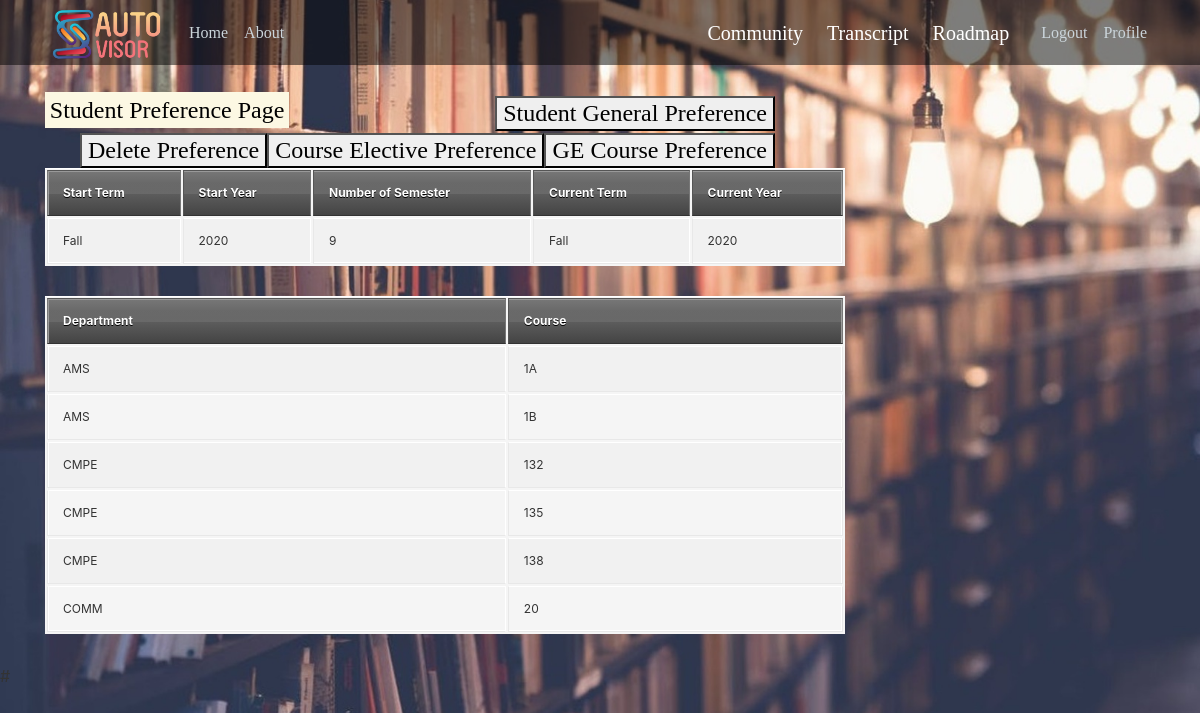
/Preference/ (signed in), run on an earlier commit of the app's database.
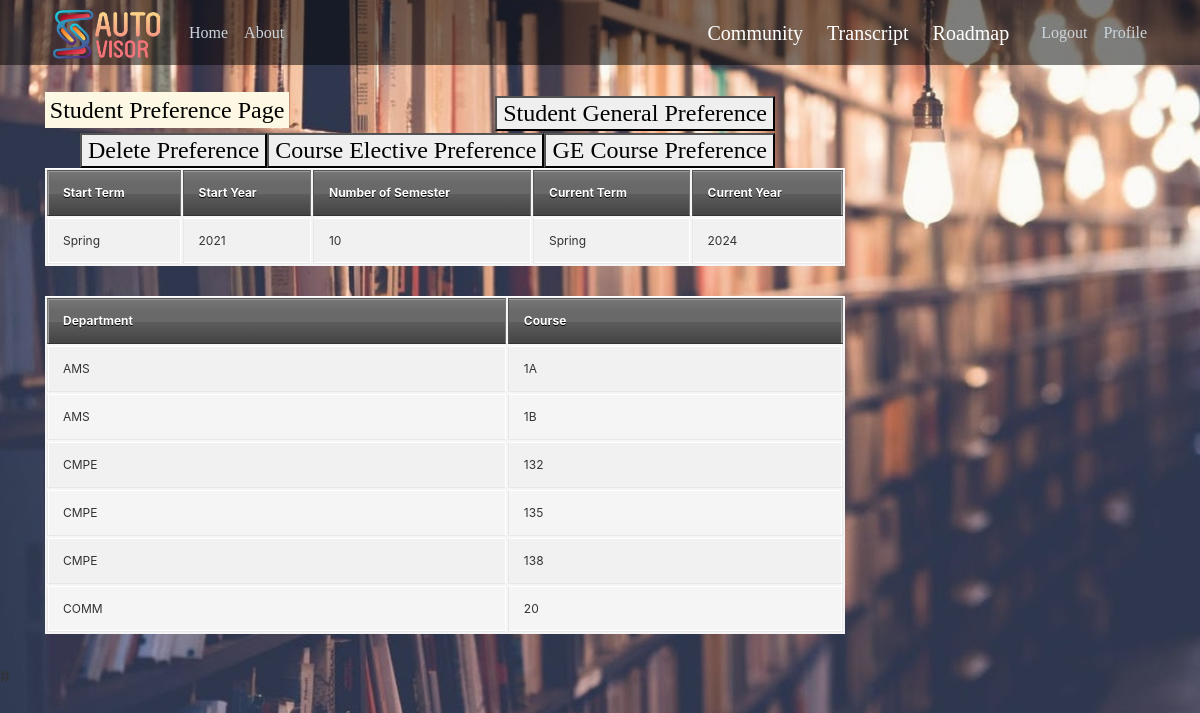
And on a later commit of the database.
### schedule/models.py (models this page shows, shortened)
class Student(models.Model):
	id = models.AutoField(auto_created=True, primary_key=True)
	studentID = models.CharField(max_length=9,unique=True)
	user = models.OneToOneField(User, default=None, null=True, on_delete=models.CASCADE)
	startTerm = models.CharField(max_length=6,choices=TERMS,default='Fall')
	startYear = models.IntegerField(default=date.today().year)
	numSemesters = models.IntegerField(default=8)
	currentTerm = models.CharField(max_length=6, choices=TERMS, default='Fall')
	currentYear = models.IntegerField(default=date.today().year)
	catalogue = models.ForeignKey('Catalogue',on_delete=models.RESTRICT)
	prefCourseList = models.ManyToManyField('Course', symmetrical=False, blank=True, through='PreferredCourse')
	separateSV = models.BooleanField(default=False)
	roadmap = models.OneToOneField('Roadmap',on_delete=models.SET_NULL,default=None,blank=True,null=True)
	transcript = models.OneToOneField('Transcript',on_delete=models.SET_NULL,default=None,blank=True,null=True)
	friends = models.ManyToManyField('self',symmetrical=True,related_name='AcceptedFriends',blank=True)
	friendRequests = models.ManyToManyField('self',symmetrical=False,related_name='RequestFriends',blank=True)
	class Meta:
		ordering = ('studentID',)

### schedule/views.py (the view)
# urls.py: path('Preference/', views.Preference,
@login_required
def Preference(request):
    student = Student.objects.get(user=request.user)
    preferredCourse = PreferredCourse.objects.filter(student=student)
    context = {
	    'student': student,
		'preferredCourses': preferredCourse
    }
    return render(request, 'schedule/Preference.html', context)

### schedule/models.py (called while the page is built)
	def __str__(self):
		return str(self.abrv)

### schedule/templates/schedule/Preference.html (shortened to what this page needs)
{% extends "schedule/base.html" %}
{% block content %}
<html>
    <h4><mark> Student Preference Page
    <button id="myButton1" class="float-right submit-button" >Student General Preference</button>
    </h4>
    <h4>
    <button id="myButton2" class="float-right submit-button" >GE Course Preference</button>
    </h4>
       <h4>
    <button id="myButton3" class="float-right submit-button" >Course Elective Preference</button>
    </h4>
    <h4>
 <button id="myButton4" class="float-right submit-button" >Delete Preference</button>
 </h4>
    <table>
        <thead>
          <tr>
              <th>Start Term</th>
              <th>Start Year</th>
              <th>Number of Semester</th>
              <th>Current Term</th>
              <th>Current Year</th>
          </tr>
        </thead>
        <tbody>
            <tr>
            <td>{{student.startTerm}}</td>
            <td>{{student.startYear}}</td>
            <td>{{student.numSemesters}}</td>
            <td>{{student.currentTerm}}</td>
            <td>{{student.currentYear}}</td>
          </tr>
        </tbody>
      </table>
      <table>
            <thead>
              <tr>
                  <th>Department</th>
                  <th>Course</th>
              </tr>
            </thead>
            <tbody>
            {% for preferredCourse in preferredCourses %}
                <tr>
                <td>{{preferredCourse.course.department}}</td>
                <td>{{preferredCourse.course.courseID}}</td>
              </tr>
            {% endfor %}
            </tbody>
          </table>
</html>
{% endblock content %}

What changed in the data, as far as the page shows it:
changed Student: startTerm "Fall" → "Spring"; startYear "2020" → "2021"; numSemesters "9" → "10"; currentTerm "Fall" → "Spring"; currentYear "2020" → "2024"
